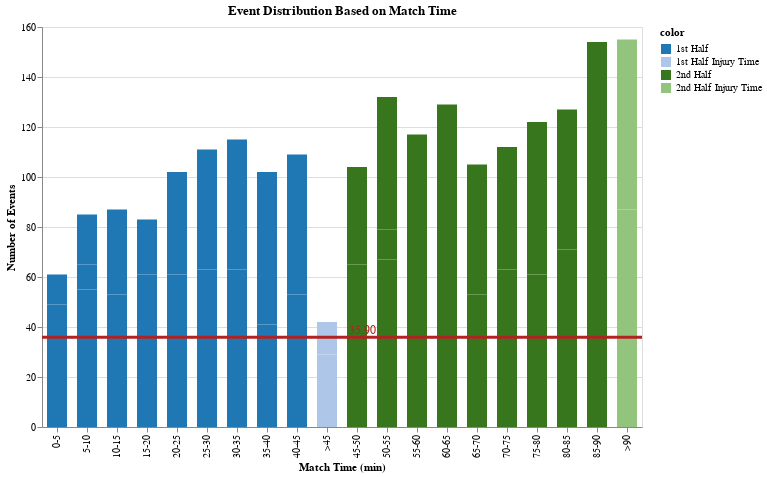

This figure's notebook cell:
### Code cell
# plot the event distribution based on the selected eventId from the dropdown using altair
# create a dropdown for the eventId
event_list = list(df_plot['Event Type'].unique())
event_list.sort()
event_dropdown = alt.binding_select(options=event_list)

# create selection objects
selection = alt.selection_single(fields=['Event Type'], bind=event_dropdown, name='Select')

selection_time = alt.selection_interval(encodings=['x'])

opacity = alt.condition(selection_time,
                        alt.value(1),
                        alt.value(0.6))

# create a base chart
base = alt.Chart(df_plot).transform_filter(selection).encode(
    x=alt.X(
        'binned_label:O', 
        title='Match Time (min)',
        sort=['0-5','5-10','10-15','15-20','20-25','25-30','30-35','35-40','40-45','>45',
              '45-50','50-55','55-60','60-65','65-70','70-75','75-80','80-85','85-90','>90']
    ),
    y=alt.Y('count:Q', title='Number of Events'),
    color=alt.Color(
        'color:N', 
        scale=alt.Scale(
            domain=['1st Half','1st Half Injury Time','2nd Half','2nd Half Injury Time'], 
            range=['#1f77b4','#aec7e8','#38761d','#93c47d']
            ),
    ),
    tooltip=['count']
)

# create a bar chart
bar = base.mark_bar(size=20)

# create a line chart
line = alt.Chart(df_plot).transform_filter(selection).mark_rule(color='firebrick').encode(
    y='mean(count):Q',
    size=alt.value(3)
).transform_filter(selection_time)

# add text to the line chart
text = alt.Chart(df_plot).transform_filter(selection).mark_text(
    align='left',
    baseline='bottom',
    dx=7,
    color='firebrick',
    size=12
).encode(
    y='mean(count):Q',
    text=alt.Text('mean(count):Q', format='.2f')
).transform_filter(selection_time)

# create a layer chart
chart = (bar + line + text).properties(
    width=600,
    height=400,
    title='Event Distribution Based on Match Time'
).add_params(
    selection,
    selection_time
).encode(
    opacity=opacity
)
chart

### Figure 1 — Vega-Lite specification as saved in the notebook (floating-point values rounded to 4 significant figures)
{"config": {"view": {"continuousWidth": 300, "continuousHeight": 300}}, "layer": [{"mark": {"type": "bar", "size": 20}, "encoding": {"color": {"field": "color", "scale": {"domain": ["1st Half", "1st Half Injury Time", "2nd Half", "2nd Half Injury Time"], "range": ["#1f77b4", "#aec7e8", "#38761d", "#93c47d"]}, "type": "nominal"}, "tooltip": [{"field": "count", "type": "quantitative"}], "x": {"field": "binned_label", "sort": ["0-5", "5-10", "10-15", "15-20", "20-25", "25-30", "30-35", "35-40", "40-45", ">45", "45-50", "50-55", "55-60", "60-65", "65-70", "70-75", "75-80", "80-85", "85-90", ">90"], "title": "Match Time (min)", "type": "ordinal"}, "y": {"field": "count", "title": "Number of Events", "type": "quantitative"}}, "name": "view_24", "transform": [{"filter": {"param": "Select"}}]}, {"mark": {"type": "rule", "color": "firebrick"}, "encoding": {"size": {"value": 3}, "y": {"aggregate": "mean", "field": "count", "type": "quantitative"}}, "transform": [{"filter": {"param": "Select"}}, {"filter": {"param": "param_22"}}]}, {"mark": {"type": "text", "align": "left", "baseline": "bottom", "color": "firebrick", "dx": 7, "size": 12}, "encoding": {"text": {"aggregate": "mean", "field": "count", "format": ".2f", "type": "quantitative"}, "y": {"aggregate": "mean", "field": "count", "type": "quantitative"}}, "transform": [{"filter": {"param": "Select"}}, {"filter": {"param": "param_22"}}]}], "data": {"name": "data-379f45e81ebbcfa46d1bc8f2bbb784be"}, "encoding": {"opacity": {"condition": {"param": "param_22", "value": 1}, "value": 0.6}}, "height": 400, "params": [{"name": "Select", "select": {"type": "point", "fields": ["Event Type"]}, "bind": {"input": "select", "options": ["Goal", "Red Card", "Yellow Card"]}, "views": ["view_24"]}, {"name": "param_22", "select": {"type": "interval", "encodings": ["x"]}, "views": ["view_24"]}], "title": "Event Distribution Based on Match Time", "width": 600, "$schema": "https://vega.github.io/schema/vega-lite/v5.16.3.json", "datasets": {"data-379f45e81ebbcfa46d1bc8f2bbb784be": [{"matchPeriod": "1H", "binned_label": "0-5", "eventId": 101, "count": 49, "color": "1st Half", "Event Type": "Goal"}, {"matchPeriod": "1H", "binned_label": "0-5", "eventId": 1701, "count": 3, "color": "1st Half", "Event Type": "Red Card"}, {"matchPeriod": "1H", "binned_label": "0-5", "eventId": 1702, "count": 9, "color": "1st Half", "Event Type": "Yellow Card"}, {"matchPeriod": "1H", "binned_label": "10-15", "eventId": 101, "count": 53, "color": "1st Half", "Event Type": "Goal"}, {"matchPeriod": "1H", "binned_label": "10-15", "eventId": 1701, "count": 7, "color": "1st Half", "Event Type": "Red Card"}, {"matchPeriod": "1H", "binned_label": "10-15", "eventId": 1702, "count": 27, "color": "1st Half", "Event Type": "Yellow Card"}, {"matchPeriod": "1H", "binned_label": "15-20", "eventId": 101, "count": 61, "color": "1st Half", "Event Type": "Goal"}, {"matchPeriod": "1H", "binned_label": "15-20", "eventId": 1701, "count": 0, "color": "1st Half", "Event Type": "Red Card"}, {"matchPeriod": "1H", "binned_label": "15-20", "eventId": 1702, "count": 22, "color": "1st Half", "Event Type": "Yellow Card"}, {"matchPeriod": "1H", "binned_label": "20-25", "eventId": 101, "count": 61, "color": "1st Half", "Event Type": "Goal"}, {"matchPeriod": "1H", "binned_label": "20-25", "eventId": 1701, "count": 7, "color": "1st Half", "Event Type": "Red Card"}, {"matchPeriod": "1H", "binned_label": "20-25", "eventId": 1702, "count": 34, "color": "1st Half", "Event Type": "Yellow Card"}, {"matchPeriod": "1H", "binned_label": "25-30", "eventId": 101, "count": 56, "color": "1st Half", "Event Type": "Goal"}, {"matchPeriod": "1H", "binned_label": "25-30", "eventId": 1701, "count": 7, "color": "1st Half", "Event Type": "Red Card"}, {"matchPeriod": "1H", "binned_label": "25-30", "eventId": 1702, "count": 48, "color": "1st Half", "Event Type": "Yellow Card"}, {"matchPeriod": "1H", "binned_label": "30-35", "eventId": 101, "count": 54, "color": "1st Half", "Event Type": "Goal"}, {"matchPeriod": "1H", "binned_label": "30-35", "eventId": 1701, "count": 9, "color": "1st Half", "Event Type": "Red Card"}, {"matchPeriod": "1H", "binned_label": "30-35", "eventId": 1702, "count": 52, "color": "1st Half", "Event Type": "Yellow Card"}, {"matchPeriod": "1H", "binned_label": "35-40", "eventId": 101, "count": 41, "color": "1st Half", "Event Type": "Goal"}, {"matchPeriod": "1H", "binned_label": "35-40", "eventId": 1701, "count": 7, "color": "1st Half", "Event Type": "Red Card"}, {"matchPeriod": "1H", "binned_label": "35-40", "eventId": 1702, "count": 54, "color": "1st Half", "Event Type": "Yellow Card"}, {"matchPeriod": "1H", "binned_label": "40-45", "eventId": 101, "count": 53, "color": "1st Half", "Event Type": "Goal"}, {"matchPeriod": "1H", "binned_label": "40-45", "eventId": 1701, "count": 5, "color": "1st Half", "Event Type": "Red Card"}, {"matchPeriod": "1H", "binned_label": "40-45", "eventId": 1702, "count": 51, "color": "1st Half", "Event Type": "Yellow Card"}, {"matchPeriod": "1H", "binned_label": "5-10", "eventId": 101, "count": 55, "color": "1st Half", "Event Type": "Goal"}, {"matchPeriod": "1H", "binned_label": "5-10", "eventId": 1701, "count": 10, "color": "1st Half", "Event Type": "Red Card"}, {"matchPeriod": "1H", "binned_label": "5-10", "eventId": 1702, "count": 20, "color": "1st Half", "Event Type": "Yellow Card"}, {"matchPeriod": "1H", "binned_label": ">45", "eventId": 101, "count": 24, "color": "1st Half Injury Time", "Event Type": "Goal"}, {"matchPeriod": "1H", "binned_label": ">45", "eventId": 1701, "count": 5, "color": "1st Half Injury Time", "Event Type": "Red Card"}, {"matchPeriod": "1H", "binned_label": ">45", "eventId": 1702, "count": 13, "color": "1st Half Injury Time", "Event Type": "Yellow Card"}, {"matchPeriod": "2H", "binned_label": "45-50", "eventId": 101, "count": 65, "color": "2nd Half", "Event Type": "Goal"}, {"matchPeriod": "2H", "binned_label": "45-50", "eventId": 1701, "count": 9, "color": "2nd Half", "Event Type": "Red Card"}, {"matchPeriod": "2H", "binned_label": "45-50", "eventId": 1702, "count": 30, "color": "2nd Half", "Event Type": "Yellow Card"}, {"matchPeriod": "2H", "binned_label": "50-55", "eventId": 101, "count": 67, "color": "2nd Half", "Event Type": "Goal"}, {"matchPeriod": "2H", "binned_label": "50-55", "eventId": 1701, "count": 12, "color": "2nd Half", "Event Type": "Red Card"}, {"matchPeriod": "2H", "binned_label": "50-55", "eventId": 1702, "count": 53, "color": "2nd Half", "Event Type": "Yellow Card"}, {"matchPeriod": "2H", "binned_label": "55-60", "eventId": 101, "count": 64, "color": "2nd Half", "Event Type": "Goal"}, {"matchPeriod": "2H", "binned_label": "55-60", "eventId": 1701, "count": 6, "color": "2nd Half", "Event Type": "Red Card"}, {"matchPeriod": "2H", "binned_label": "55-60", "eventId": 1702, "count": 47, "color": "2nd Half", "Event Type": "Yellow Card"}, {"matchPeriod": "2H", "binned_label": "60-65", "eventId": 101, "count": 62, "color": "2nd Half", "Event Type": "Goal"}, {"matchPeriod": "2H", "binned_label": "60-65", "eventId": 1701, "count": 10, "color": "2nd Half", "Event Type": "Red Card"}, {"matchPeriod": "2H", "binned_label": "60-65", "eventId": 1702, "count": 57, "color": "2nd Half", "Event Type": "Yellow Card"}, {"matchPeriod": "2H", "binned_label": "65-70", "eventId": 101, "count": 46, "color": "2nd Half", "Event Type": "Goal"}, {"matchPeriod": "2H", "binned_label": "65-70", "eventId": 1701, "count": 7, "color": "2nd Half", "Event Type": "Red Card"}, {"matchPeriod": "2H", "binned_label": "65-70", "eventId": 1702, "count": 52, "color": "2nd Half", "Event Type": "Yellow Card"}, {"matchPeriod": "2H", "binned_label": "70-75", "eventId": 101, "count": 63, "color": "2nd Half", "Event Type": "Goal"}, {"matchPeriod": "2H", "binned_label": "70-75", "eventId": 1701, "count": 7, "color": "2nd Half", "Event Type": "Red Card"}, {"matchPeriod": "2H", "binned_label": "70-75", "eventId": 1702, "count": 42, "color": "2nd Half", "Event Type": "Yellow Card"}, {"matchPeriod": "2H", "binned_label": "75-80", "eventId": 101, "count": 61, "color": "2nd Half", "Event Type": "Goal"}, {"matchPeriod": "2H", "binned_label": "75-80", "eventId": 1701, "count": 7, "color": "2nd Half", "Event Type": "Red Card"}, {"matchPeriod": "2H", "binned_label": "75-80", "eventId": 1702, "count": 54, "color": "2nd Half", "Event Type": "Yellow Card"}, {"matchPeriod": "2H", "binned_label": "80-85", "eventId": 101, "count": 56, "color": "2nd Half", "Event Type": "Goal"}, {"matchPeriod": "2H", "binned_label": "80-85", "eventId": 1701, "count": 15, "color": "2nd Half", "Event Type": "Red Card"}, {"matchPeriod": "2H", "binned_label": "80-85", "eventId": 1702, "count": 56, "color": "2nd Half", "Event Type": "Yellow Card"}, {"matchPeriod": "2H", "binned_label": "85-90", "eventId": 101, "count": 68, "color": "2nd Half", "Event Type": "Goal"}, {"matchPeriod": "2H", "binned_label": "85-90", "eventId": 1701, "count": 16, "color": "2nd Half", "Event Type": "Red Card"}, {"matchPeriod": "2H", "binned_label": "85-90", "eventId": 1702, "count": 70, "color": "2nd Half", "Event Type": "Yellow Card"}, {"matchPeriod": "2H", "binned_label": ">90", "eventId": 101, "count": 62, "color": "2nd Half Injury Time", "Event Type": "Goal"}, {"matchPeriod": "2H", "binned_label": ">90", "eventId": 1701, "count": 25, "color": "2nd Half Injury Time", "Event Type": "Red Card"}, {"matchPeriod": "2H", "binned_label": ">90", "eventId": 1702, "count": 68, "color": "2nd Half Injury Time", "Event Type": "Yellow Card"}]}}
